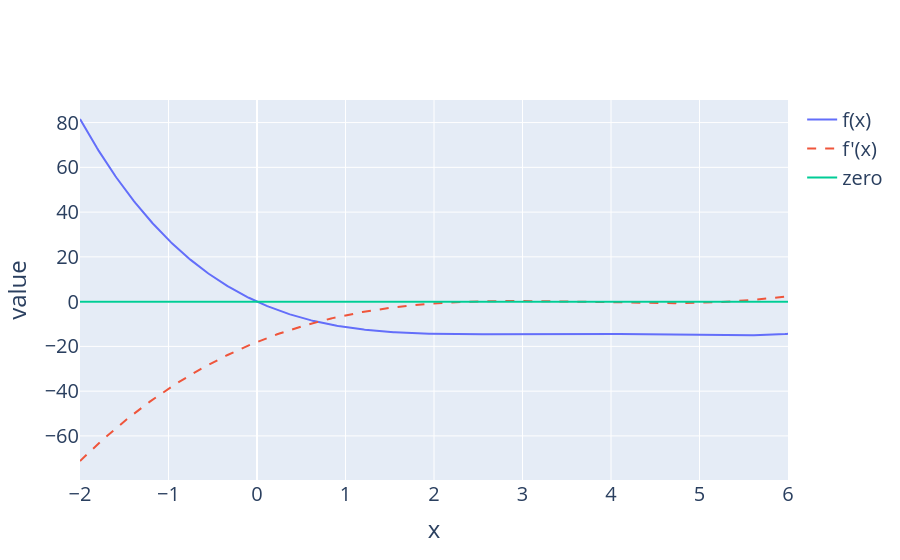

Source (notebook cell):
### Code cell
import numpy as np
import plotly.graph_objects as go

xs = np.linspace(-2, 6, 500)

def arbitrary(x):
    return (x**4 - 15*x**3 + 80*x**2 - 180*x) / 10

def derivative_arbitrary(x):
    return (4*x**3 - 45*x**2 + 160*x - 180) / 10

fig = go.Figure()

fig.add_trace(go.Scatter(
    x=xs, y=arbitrary(xs),
    mode='lines', name='f(x)'
))

fig.add_trace(go.Scatter(
    x=xs, y=derivative_arbitrary(xs),
    mode='lines', name="f'(x)",
    line={'dash': 'dash'}
))

fig.add_trace(go.Scatter(
    x=xs, y=np.zeros_like(xs),
    mode='lines', name='zero'
))

fig.update_layout(
    font_size=20,
    xaxis_title="x",
    yaxis_title="value"
)

fig.show()

### Figure 1 — Plotly figure (JSON) as saved in the notebook; plotly's stock layout.template omitted (floating-point values rounded to 4 significant figures; data arrays with more than 128 entries replaced by an {"elided": "..."} marker saying what was removed)
{"data": [{"mode": "lines", "name": "f(x)", "type": "scatter", "x": {"elided": "500 float values"}, "y": {"elided": "500 float values"}}, {"line": {"dash": "dash"}, "mode": "lines", "name": "f'(x)", "type": "scatter", "x": {"elided": "500 float values"}, "y": {"elided": "500 float values"}}, {"mode": "lines", "name": "zero", "type": "scatter", "x": {"elided": "500 float values"}, "y": {"elided": "500 float values"}}], "layout": {"font": {"size": 20}, "xaxis": {"title": {"text": "x"}}, "yaxis": {"title": {"text": "value"}}}}
